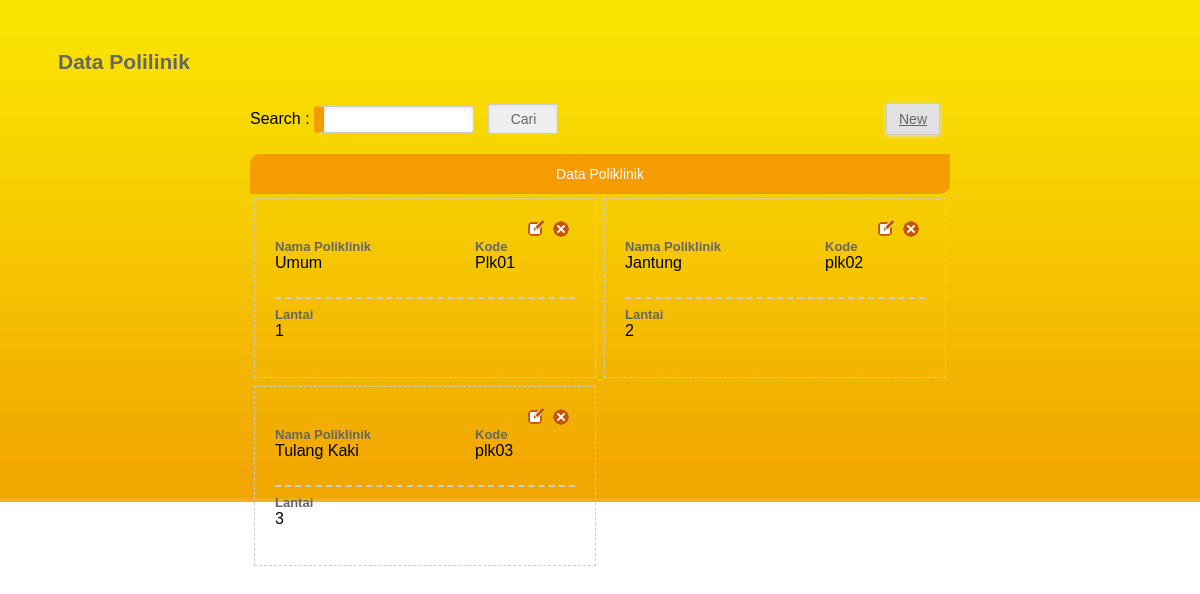
The app's page /admin/poliklinik.php with its own data.
### tables this page shows
CREATE TABLE IF NOT EXISTS `poliklinik` (
  `kd_poli` varchar(10) NOT NULL,
  `nm_poli` varchar(30) NOT NULL,
  `lantai` int(3) NOT NULL,
  PRIMARY KEY (`kd_poli`)
);

### admin/poliklinik.php (the view, shortened to what this page needs)
<link href="style.css" type="text/css" rel="stylesheet" />
<h2> Data Polilinik </h2>
<table width="700" border="0" cellpadding="0" cellspacing="0" align="center">
<tr>
<td>
<form action="" method="post" class="search">
Search : <input name="search" type="text" />
<input type="submit" name="klik" value="Cari" />
</form>
</td>
<td width="200" align="right">
<a href="main.php?page=new_poliklinik.php" class="operasi">New</a>
</td>
</tr>
<tr>
<td height="40" align="center" colspan="2" class="judul">
<?php
    if (isset($_POST['klik']))
	{
		$search=$_POST['search'];
    echo 'Data Poliklinik dengan Pencarian : ';
	echo $search;
	}
	else
	{
		echo "Data Poliklinik";
	}
    ?>
</td>
</tr>
<tr>
<td align="center" colspan="2">
<?php
	if (isset($_POST['klik']))
	{
		$search=$_POST['search'];
		$sql = "SELECT * FROM  `poliklinik` WHERE `poliklinik`.`nm_poli` = '$search' LIMIT 0 , 30";
	}
	else
	{
		$sql = "SELECT * FROM  `poliklinik` LIMIT 0 , 30";
	}
 	$query= mysql_query($sql);
 	while ($data=mysql_fetch_array($query))
 	{
  	?>
    <table border="0" cellpadding="0" cellspacing="20" class="tindakan">
	<tr>
	<td>
	<table width="300" border="0" cellpadding="0" cellspacing="0">
	<tr>
	<td width="300" height="20" align="right">
        	<table border="0" cellpadding="0" cellspacing="0">
            <tr>
            <td>
            <a href="main.php?page=edit_poliklinik.php&kd_poli=<?php echo $data['kd_poli']; ?>&nm_poli=<?php echo $data['nm_poli']; ?>&lantai=<?php echo $data['lantai']; ?>">
            <img src="images/edit.png"  />
            </a>
            </td>
            <td>
            <a href="main.php?page=delete_poliklinik.php&kd_poli=<?php echo $data['kd_poli']; ?>">
            <img src="images/del.png" />
            </a>
            </td>
            </tr>
            </table>
	</td>
	</tr>
	<tr>
	<td width="300" height="50" valign="top">
        	<table width="300" border="0" cellpadding="0" cellspacing="0">
            <tr>
            <td valign="top" width="200">
            <h2 class="tindakan">Nama Poliklinik</h2>
            <?php echo $data['nm_poli']; ?>
            </td>
            <td>
            <h2 class="tindakan">Kode</h2>
            <?php echo $data['kd_poli']; ?>
            </td>
            </tr>
            </table>
	</td>
	</tr>
    <tr>
    <td>
    <hr class="garis" />
    </td>
    </tr>
	<tr valign="top">
		<td width="300" height="50">
        <h2 class="tindakan">Lantai</h2>
        <?php echo $data['lantai']; ?>
	</td>
	</tr>
	</table>
	</td>
	</tr>
	</table>
    <?php
 }
	?>
</td>
</tr>
</table>

### admin/style.css (style rules this page uses)
input[type="text"], input[type="date"], input[type="time"], input[type="password"], select { width: 250px; height: 35px; -webkit-border-radius : 3px 3px; border: solid 1px #CCC; box-shadow : 0px 1px 4px 0px #E0E0E0 inset; font: normal 14px Tahoma, Geneva, sans-serif; color: #666; margin: 15px; padding-left: 10px; }
input[type="submit"] { width: 80px; height: 35px; -webkit-border-radius : 2px 2px; border: solid 1px #CCC; box-shadow : 0px 1px 4px 0px #E0E0E0 inset; font: normal 14px Tahoma, Geneva, sans-serif; color: #666; margin: 15px; }
h2 { font: bold 21px Tahoma, Geneva, sans-serif; padding: 0px; color:#666; margin: 50px 0px 10px 50px; }
td.judul { background: #f59c00; margin: 0px; font: normal 14px Tahoma, Geneva, sans-serif; color:#fff; -webkit-border-radius : 10px 0px 10px 0px; }
form.search { margin: 10px 0px; width: 500px; }
form.search input[type="text"], form.search input[type="date"] { width: 160px; height: 27px; font: normal 13px Tahoma, Geneva, sans-serif; color: #838383; margin: 0px; padding: 0px 5px; border-left: solid 10px #f59c00; border-style: solid; }
form.search input[type="submit"] { width: 70px; height: 30px; -webkit-border-radius : 2px 2px; border: solid 1px #CCC; box-shadow : 0px 1px 4px 0px #E0E0E0 inset; font: normal 14px Tahoma, Geneva, sans-serif; color: #666; margin: 10px; }
a.operasi { padding: 7px 12px; background:#E1E1E1; -webkit-border-radius : 2px 2px; border: solid 1px #CCC; box-shadow : 0px 1px 4px 0px #E0E0E0; font: normal 14px Tahoma, Geneva, sans-serif; color: #666; margin: 10px; }
hr.garis { border:dashed #CCC; height: 0; border-width: 2px 0 0; }
h2.tindakan { font: bold 13px Tahoma, Geneva, sans-serif; padding: 0px; color:#666; margin: 0px; }
table.tindakan { font: normal 16px Tahoma, Geneva, sans-serif; border: 1px dashed #CCC; float:left; margin: 4px 4px; }

### records on screen
poliklinik: nm_poli "Umum", kd_poli "Plk01", lantai "1"
poliklinik: nm_poli "Jantung", kd_poli "plk02", lantai "2"
poliklinik: nm_poli "Tulang Kaki", kd_poli "plk03", lantai "3"
